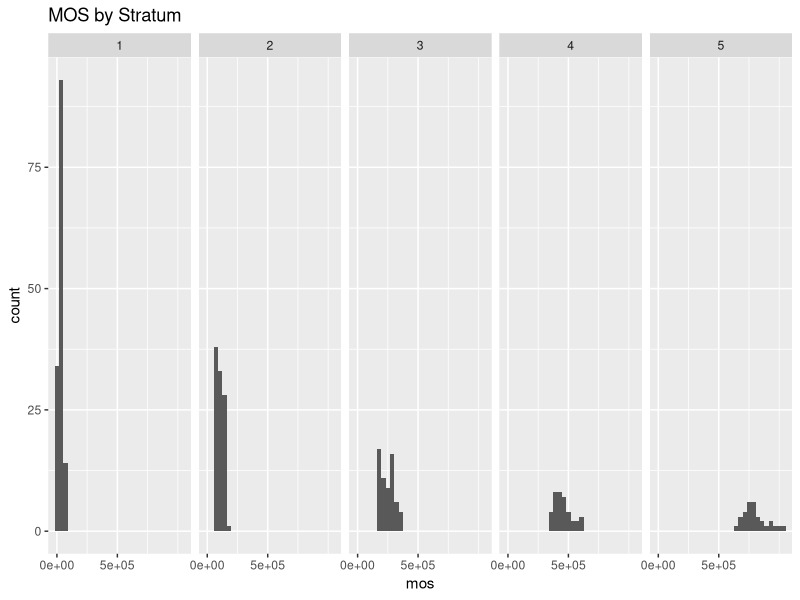

R code for this plot:
## ---- chunk 1
library(dplyr)
library(tidyr)
library(ggplot2)
library(readxl)
library(ggthemes)
library(magrittr)
## ---- chunk 2
IndustryTwo<-read_xlsx("Lab4_Files/MSDS6370_LAB04.xlsx")

## ---- chunk 3
IndustryTwo %>% ggplot(aes(x=mos)) + geom_histogram() + facet_wrap(~stratum, ncol=5) + scale_x_continuous(breaks=c(0, 500000)) + ggtitle("MOS by Stratum")

## ---- chunk 4
sample_Size = 50
CountsByStrata <- IndustryTwo %>% group_by(stratum) %>% summarise(count=n()) %>% mutate(share=count/sum(count)) %>% mutate(FromThisStratum= round(sample_Size * share, 0), Unrounded=(sample_Size * share))
CountsByStrata

## ---- chunk 5
sample_Size = 50
CountsByStrata <- IndustryTwo %>% group_by(stratum) %>% summarise(count=n(), Size = sd(mos)) %>% mutate(share=Size/sum(Size)) %>% mutate(weight=Size, FromThisStratum= round(sample_Size * share, 0), unrounded=sample_Size * share)
CountsByStrata

## ---- chunk 6
sample_Size = 50
CountsByStrata <- IndustryTwo %>% group_by(stratum) %>% summarise(count=n(), Size = sum(mos)) %>% mutate(share=Size/sum(Size)) %>% mutate(weight=Size, FromThisStratum= round(sample_Size * share, 0), unrounded=sample_Size * share)
CountsByStrata


## ---- chunk 7
stratumName<-c(1, 2, 3, 4, 5)
selection<-c(19, 13, 8, 5, 5)

thisStratum <- 1

AllSamples<-data.frame()

for (thisStratum in stratumName) {
  Sampled <-  IndustryTwo %>% filter(stratum == thisStratum) %>% sample_n(selection[thisStratum], replace=FALSE) %>% group_by(stratum) %>% summarise(SampleMean = mean(Sales), SampleSD = sd(Sales))

  AllSamples <- rbind(AllSamples, Sampled)
  
}

## ---- chunk 8
stratumName<-c(1, 2, 3, 4, 5)
selection<-c(4, 5, 10, 13, 18)

thisStratum <- 1

AllSamples<-data.frame()

for (thisStratum in stratumName) {
  Sampled <-  IndustryTwo %>% filter(stratum == thisStratum) %>% sample_n(selection[thisStratum], replace=FALSE) %>% group_by(stratum) %>% summarise(SampleMean = mean(Sales), SampleSD = sd(Sales))

  AllSamples <- rbind(AllSamples, Sampled)
  
}

## ---- chunk 9
stratumName<-c(1, 2, 3, 4, 5)
selection<-c(3, 7, 11, 12, 17)

thisStratum <- 1

AllSamples<-data.frame()

for (thisStratum in stratumName) {
  Sampled <-  IndustryTwo %>% filter(stratum == thisStratum) %>% sample_n(selection[thisStratum], replace=FALSE) %>% group_by(stratum) %>% summarise(SampleMean = mean(Sales), SampleSD = sd(Sales))

  AllSamples <- rbind(AllSamples, Sampled)
  
}

